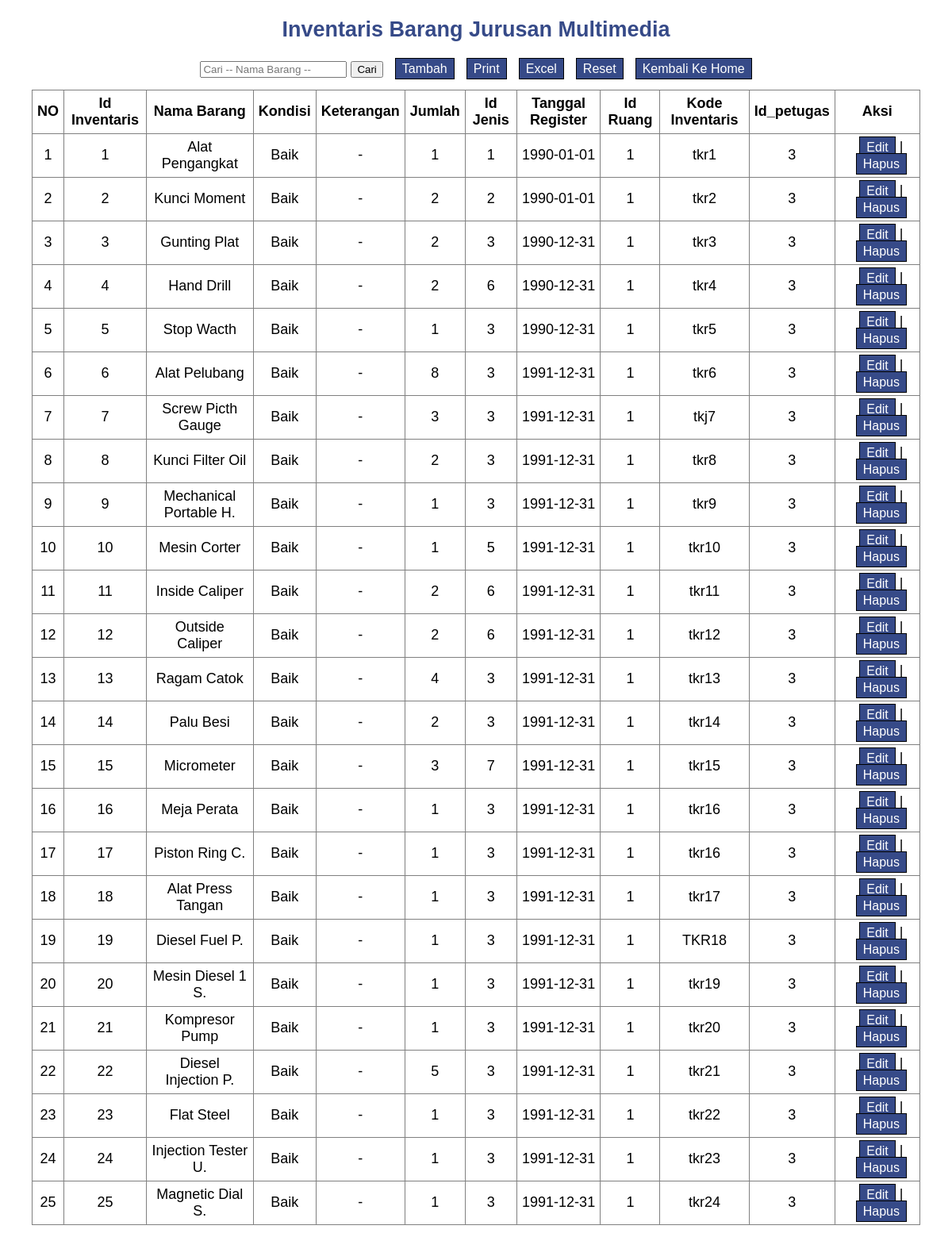
The page /user/jurusan/tkro/tampil_tkro.php on the database its author committed.
### tables this page shows
CREATE TABLE `tkro` (
  `id_inventaris` int(11) NOT NULL,
  `nama_barang` text NOT NULL,
  `kondisi` text NOT NULL,
  `keterangan` text NOT NULL,
  `jumlah` int(11) NOT NULL,
  `id_jenis` int(11) NOT NULL,
  `tanggal_register` date NOT NULL,
  `id_ruang` int(11) NOT NULL,
  `kode_inventaris` varchar(30) NOT NULL,
  `id_petugas` int(11) NOT NULL
);

### user/jurusan/tkro/tampil_tkro.php (the view, shortened to what this page needs)
<?php
	include_once("../../../conf/koneksi.php");
	$query= "SELECT * FROM tkro";
	$hasil = mysqli_query($conn, $query);
 ?>
 <!DOCTYPE html>
 <html>
 <head>
 	<link rel="stylesheet" type="text/css" href="../../../css/foll.css">
 </head>
 <body style="box-shadow: none; background-color: white;">
 	<div class="inven_data">
 	<center>
 		<h2>Inventaris Barang Jurusan Multimedia</h2>
 		<form action="" method="POST">
 			<input type="text" name="keywoard" placeholder="Cari -- Nama Barang --" autofocus="">
 		<button name="cari" type="submit">Cari</button>
 		<a href="tambah_tkro.php">Tambah</a>
 		<a href="print_tkro.php" target="_blank">Print</a>
 		<a href="excel_tkro.php" target="_blank">Excel</a>
 		<a href="reset.php">Reset</a>
 		<a href="../../home.php">Kembali Ke Home</a>
 		</form>
 		<table border="1" align="center">
 			<tr>
 				<th>NO</th>
 				<th>Id Inventaris</th>
 				<th>Nama Barang</th>
 				<th>Kondisi</th>
 				<th>Keterangan</th>
 				<th>Jumlah</th>
 				<th>Id Jenis</th>
 				<th>Tanggal Register</th>
 				<th>Id Ruang</th>
 				<th>Kode Inventaris</th>
 				<th>Id_petugas</th>
 				<th>Aksi</th>
 			</tr>
 			<?php
 				$nomor = 1;
 				while ($data = mysqli_fetch_array($hasil)) {
 					?>
 						<tr>
 							<td><?php echo $nomor; ?></td>
 							<td><?php echo $data['id_inventaris']; ?></td>
 							<td><?php echo $data['nama_barang']; ?></td>
 							<td><?php echo $data['kondisi']; ?></td>
 							<td><?php echo $data['keterangan']; ?></td>
 							<td><?php echo $data['jumlah']; ?></td>
 							<td><?php echo $data['id_jenis']; ?></td>
 							<td><?php echo $data['tanggal_register']; ?></td>
 							<td><?php echo $data['id_ruang']; ?></td>
 							<td><?php echo $data['kode_inventaris']; ?></td>
 							<td><?php echo $data['id_petugas']; ?></td>
 							<td>
 							<a class="a" href="edit_tkro.php?id= <?php echo $data['id_inventaris']; ?>">Edit</a>  |
 							<a class="a" href="hapus_tkro.php?id= <?php echo $data['id_inventaris'] ?>" onclick = "return confirm(Apakah Anda yakin ingin menghapus <?php echo $data['nama_barang']; ?>)">Hapus</a>
 						</td>
 						</tr>
 					<?php $nomor++;
 				}
 			 ?>
 		</table>
 	</center>
 	</div>
 </body>
 </html>

### css/foll.css (style rules this page uses)
body { color: black; font-family: Arial, Helvetica, -serif; font-size: 18px; background-color: #f1f1f1; box-shadow: 0 0 8px 3px black; margin: 0; }
* { box-sizing: border-box; }
table th, td { padding: 6px; }
.inven_data table { border-collapse: collapse; text-align: center; margin: 15px 40px; }
.inven_data h2 { color: #364a88; }
.inven_data a { background-color: #364a88; color: white; text-decoration: none; padding: 4px 8px; margin-left: 10px; margin-bottom: 15px; border: 1px solid black; font-size: 16px; }
.inven_data .a { margin-top: 10px; }

### rows shown on the page
tkro: id_inventaris "1", nama_barang "Alat Pengangkat", kondisi "Baik", keterangan "-", jumlah "1", id_jenis "1", tanggal_register "1990-01-01", id_ruang "1", kode_inventaris "tkr1", id_petugas "3"
tkro: id_inventaris "2", nama_barang "Kunci Moment", kondisi "Baik", keterangan "-", jumlah "2", id_jenis "2", tanggal_register "1990-01-01", id_ruang "1", kode_inventaris "tkr2", id_petugas "3"
tkro: id_inventaris "3", nama_barang "Gunting Plat", kondisi "Baik", keterangan "-", jumlah "2", id_jenis "3", tanggal_register "1990-12-31", id_ruang "1", kode_inventaris "tkr3", id_petugas "3"
tkro: id_inventaris "4", nama_barang "Hand Drill", kondisi "Baik", keterangan "-", jumlah "2", id_jenis "6", tanggal_register "1990-12-31", id_ruang "1", kode_inventaris "tkr4", id_petugas "3"
tkro: id_inventaris "5", nama_barang "Stop Wacth", kondisi "Baik", keterangan "-", jumlah "1", id_jenis "3", tanggal_register "1990-12-31", id_ruang "1", kode_inventaris "tkr5", id_petugas "3"
tkro: id_inventaris "6", nama_barang "Alat Pelubang", kondisi "Baik", keterangan "-", jumlah "8", id_jenis "3", tanggal_register "1991-12-31", id_ruang "1", kode_inventaris "tkr6", id_petugas "3"
tkro: id_inventaris "7", nama_barang "Screw Picth Gauge", kondisi "Baik", keterangan "-", jumlah "3", id_jenis "3", tanggal_register "1991-12-31", id_ruang "1", kode_inventaris "tkj7", id_petugas "3"
tkro: id_inventaris "8", nama_barang "Kunci Filter Oil", kondisi "Baik", keterangan "-", jumlah "2", id_jenis "3", tanggal_register "1991-12-31", id_ruang "1", kode_inventaris "tkr8", id_petugas "3"
tkro: id_inventaris "9", nama_barang "Mechanical Portable H.", kondisi "Baik", keterangan "-", jumlah "1", id_jenis "3", tanggal_register "1991-12-31", id_ruang "1", kode_inventaris "tkr9", id_petugas "3"
tkro: id_inventaris "10", nama_barang "Mesin Corter", kondisi "Baik", keterangan "-", jumlah "1", id_jenis "5", tanggal_register "1991-12-31", id_ruang "1", kode_inventaris "tkr10", id_petugas "3"
tkro: id_inventaris "11", nama_barang "Inside Caliper", kondisi "Baik", keterangan "-", jumlah "2", id_jenis "6", tanggal_register "1991-12-31", id_ruang "1", kode_inventaris "tkr11", id_petugas "3"
tkro: id_inventaris "12", nama_barang "Outside Caliper", kondisi "Baik", keterangan "-", jumlah "2", id_jenis "6", tanggal_register "1991-12-31", id_ruang "1", kode_inventaris "tkr12", id_petugas "3"
tkro: id_inventaris "13", nama_barang "Ragam Catok", kondisi "Baik", keterangan "-", jumlah "4", id_jenis "3", tanggal_register "1991-12-31", id_ruang "1", kode_inventaris "tkr13", id_petugas "3"
tkro: id_inventaris "14", nama_barang "Palu Besi", kondisi "Baik", keterangan "-", jumlah "2", id_jenis "3", tanggal_register "1991-12-31", id_ruang "1", kode_inventaris "tkr14", id_petugas "3"
tkro: id_inventaris "15", nama_barang "Micrometer", kondisi "Baik", keterangan "-", jumlah "3", id_jenis "7", tanggal_register "1991-12-31", id_ruang "1", kode_inventaris "tkr15", id_petugas "3"
tkro: id_inventaris "16", nama_barang "Meja Perata", kondisi "Baik", keterangan "-", jumlah "1", id_jenis "3", tanggal_register "1991-12-31", id_ruang "1", kode_inventaris "tkr16", id_petugas "3"
tkro: id_inventaris "17", nama_barang "Piston Ring C.", kondisi "Baik", keterangan "-", jumlah "1", id_jenis "3", tanggal_register "1991-12-31", id_ruang "1", kode_inventaris "tkr16", id_petugas "3"
tkro: id_inventaris "18", nama_barang "Alat Press Tangan", kondisi "Baik", keterangan "-", jumlah "1", id_jenis "3", tanggal_register "1991-12-31", id_ruang "1", kode_inventaris "tkr17", id_petugas "3"
tkro: id_inventaris "19", nama_barang "Diesel Fuel P.", kondisi "Baik", keterangan "-", jumlah "1", id_jenis "3", tanggal_register "1991-12-31", id_ruang "1", kode_inventaris "TKR18", id_petugas "3"
tkro: id_inventaris "20", nama_barang "Mesin Diesel 1 S.", kondisi "Baik", keterangan "-", jumlah "1", id_jenis "3", tanggal_register "1991-12-31", id_ruang "1", kode_inventaris "tkr19", id_petugas "3"
tkro: id_inventaris "21", nama_barang "Kompresor Pump", kondisi "Baik", keterangan "-", jumlah "1", id_jenis "3", tanggal_register "1991-12-31", id_ruang "1", kode_inventaris "tkr20", id_petugas "3"
tkro: id_inventaris "22", nama_barang "Diesel Injection P.", kondisi "Baik", keterangan "-", jumlah "5", id_jenis "3", tanggal_register "1991-12-31", id_ruang "1", kode_inventaris "tkr21", id_petugas "3"
tkro: id_inventaris "23", nama_barang "Flat Steel", kondisi "Baik", keterangan "-", jumlah "1", id_jenis "3", tanggal_register "1991-12-31", id_ruang "1", kode_inventaris "tkr22", id_petugas "3"
tkro: id_inventaris "24", nama_barang "Injection Tester U.", kondisi "Baik", keterangan "-", jumlah "1", id_jenis "3", tanggal_register "1991-12-31", id_ruang "1", kode_inventaris "tkr23", id_petugas "3"
tkro: id_inventaris "25", nama_barang "Magnetic Dial S.", kondisi "Baik", keterangan "-", jumlah "1", id_jenis "3", tanggal_register "1991-12-31", id_ruang "1", kode_inventaris "tkr24", id_petugas "3"
